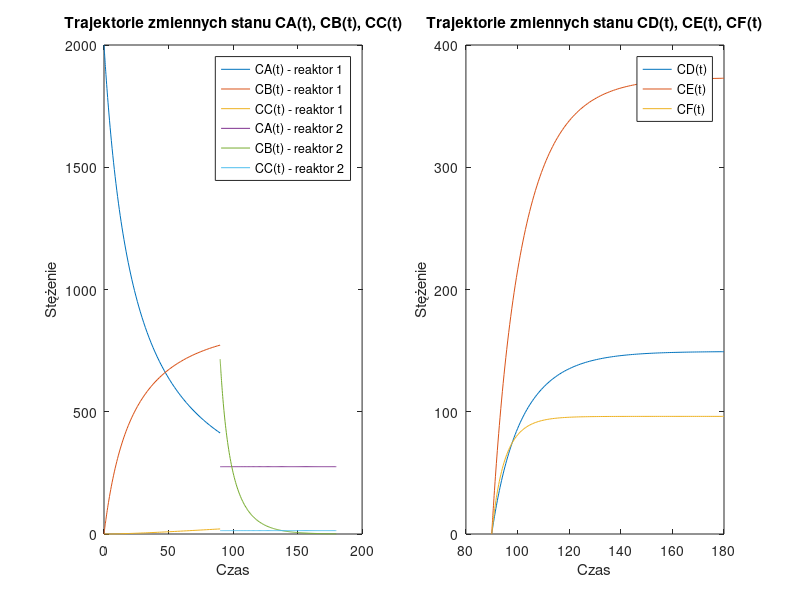

Source code (MATLAB):
function ster_3

 % zmienne decyzyjne

 tx = 90;    % wartość z przedziału 1.0 - 179.0 min

T = 300;    % wartość z przedziału 298 - 398 K

S = 0.05;   % wartość z przedziału 0.0 - 0.1 m^3

u= [ tx T S ];

 

% parametry układu

V1 = 0.1;      % m^3

CA_1_0 = 2000; % mol/(m^3)

CB0 = 600;     % mol/(m^3)

 

% symulacja procesu w Reaktorze 1

% zmienne stanu x = [CA CB CC CD CE CF]

 

tspan_1 = [0.0 u(1)];

x0_1 = [ CA_1_0  0.0  0.0  0.0  0.0  0.0 ];

 

options_ode = odeset('RelTol',1e-6,'AbsTol',1e-6);

[tsol_1,xsol_1] = ode45(@(t,x) Stage_1(t,x,u(2)), tspan_1, x0_1, options_ode);

 

% Mieszanie

V2 = V1 + u(3);

CA_2_0 = V1*xsol_1(end,1) / V2 ;

CB_2_0 = ( V1*xsol_1(end,2) + u(3)*CB0 ) / V2 ;

CC_2_0 = V1*xsol_1(end,3) / V2 ;

 

% symulacja procesu w Reaktorze 2

tspan_2 = [u(1) 180];

x0_2 = [ CA_2_0 CB_2_0 CC_2_0 0 0 0  ];

[tsol_2,xsol_2] = ode45(@Stage_2, tspan_2, x0_2, options_ode);

 

%wskaznik_jakosci

wskaznik_jakosci = V2*xsol_2(end,4)

 

subplot(1,2,1)

plot(tsol_1,xsol_1(:,1:3),tsol_2,xsol_2(:,1:3))

title('Trajektorie zmiennych stanu CA(t), CB(t), CC(t)')

ylabel('Stężenie')

xlabel('Czas')

legend('CA(t) - reaktor 1','CB(t) - reaktor 1','CC(t) - reaktor 1', ...

    'CA(t) - reaktor 2','CB(t) - reaktor 2','CC(t) - reaktor 2')

 

subplot(1,2,2)

plot(tsol_2,xsol_2(:,4:6))

title('Trajektorie zmiennych stanu CD(t), CE(t), CF(t)')

ylabel('Stężenie')

xlabel('Czas')

legend('CD(t)','CE(t)','CF(t)')

 

end

 

function dx = Stage_1(t,x,u)

CA = x(1); CB = x(2); CC = x(3);

CD = x(4); CE = x(5); CF = x(6);

Temp = u;

dx = zeros(6,1);

k1 = 0.0444 * exp( -2500/(Temp) );

k2 = 6889.0 * exp( -5000/(Temp) );

dx(1) = -2*k1*CA*CA;

dx(2) = k1*CA*CA - k2*CB;

dx(3) = k2*CB;

dx(4) = 0.0;

dx(5) = 0.0;

dx(6) = 0.0;

end

 

function dx = Stage_2(t,x)

CA = x(1); CB = x(2); CC = x(3);

CD = x(4); CE = x(5); CF = x(6);

dx = zeros(6,1);

dx(1) = 0.0;

dx(2) = -0.02*CB-0.05*CB-2*4.0*(10^(-5))*CB*CB;

dx(3) = 0.0;

dx(4) = 0.02*CB;

dx(5) = 0.05*CB;

dx(6) = 4.0*(10^(-5))*CB*CB;

end